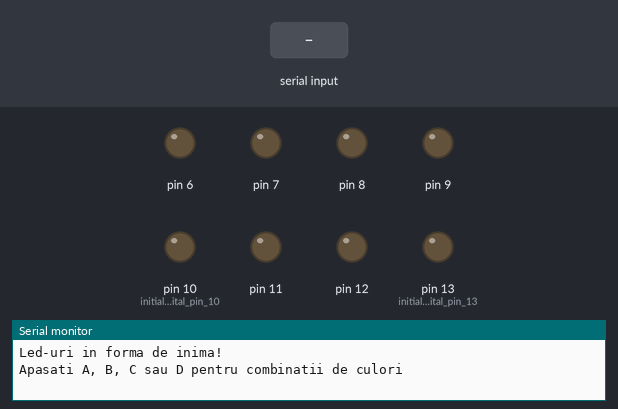
This sketch was run on a simulated Arduino Uno, built with avr-gcc and run on an emulated ATmega328P. Parts: output pins drawn as LEDs (lit = HIGH), the last lines printed to the serial monitor. The test bench sets the inputs (shaded band).

Above: at 1.2 s.
1.3 s: "B" received over Serial
At 1.38 s:
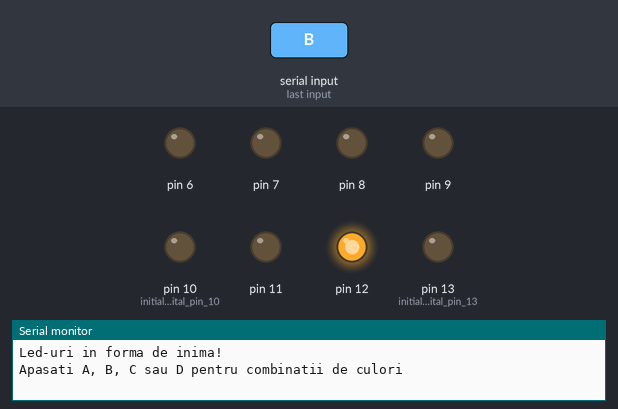
At 4.1 s:
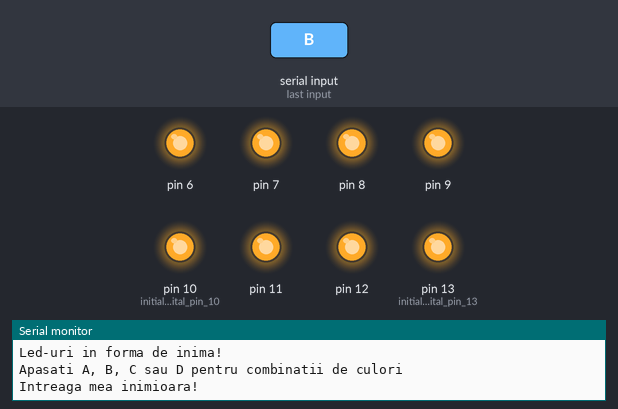
4.3 s: "A" received over Serial
At 5.91 s:
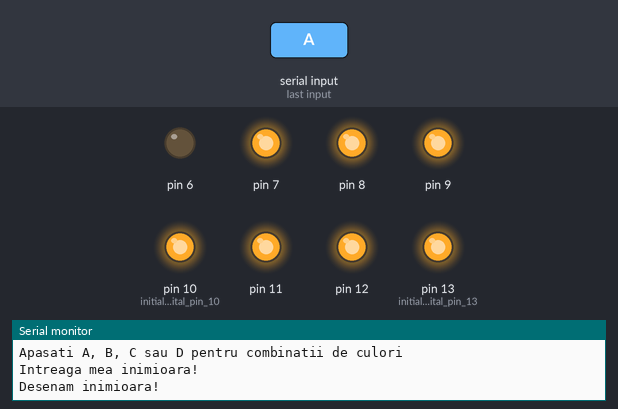
7.3 s: "C" received over Serial
Timing chart, 0 to 19.3 s (numbered marks = the images above; inputs shaded):
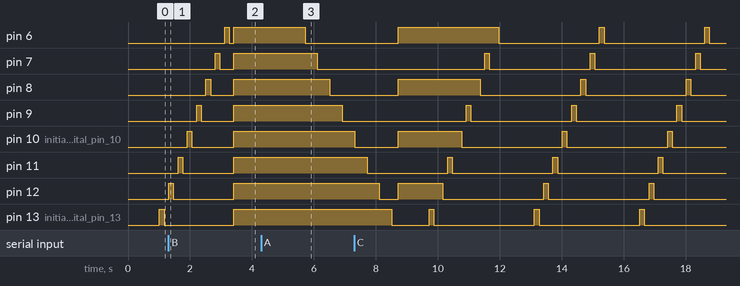

The sketch:

uno_h34rt_l3ds.ino
```cpp
/*
   GONNA MAKE HISTORY!
  Heart-shaped leds
  lvl: intermediate
  8 LEDS
  HAVE TO BRING IN RED LEDS DONE~
  Florea Bogdan
  Nothing new to add for now
  Versiunea 1.0

  Tired to work anymore 2:55 AM 17.08.2016
  16.08.2016
*/


void StandBy()
{
        int count = 0;
        while(count % 3 == 0) {
        for (int i = 13; i > 5; i--)
      {

        digitalWrite(i, HIGH);
        delay(150);
        digitalWrite(i, LOW);
        delay(150);
      }
        count++;
        }

}
void metodaX()
{
  for (int i = 6; i <= 10; i++) {
      digitalWrite(i, HIGH);
      delay(500);
      digitalWrite(i, LOW);
      delay(500);
      digitalWrite(i+1, HIGH);
      delay(500);
      digitalWrite(i+1, LOW);
      delay(500);
      digitalWrite(i+2, HIGH);
      delay(210);
    }


}

void setup() {
  Serial.begin(9600);
  Serial.println("Led-uri in forma de inima!");
  Serial.println("Apasati A, B, C sau D pentru combinatii de culori");
  pinMode(13, OUTPUT);// initialize digital pin 13 as an output.
  pinMode(12, OUTPUT);
  pinMode(11, OUTPUT);
  pinMode(10, OUTPUT);// initialize digital pin 10
  pinMode(9, OUTPUT);
  pinMode(8, OUTPUT);
  pinMode(7, OUTPUT);
  pinMode(6, OUTPUT);

}

void loop() {
  int count = 0;
  char data = Serial.read();
  switch (data)
  {
    case 'A':
      Serial.println("Desenam inimioara!");
      for (int i = 6; i <= 13; i++) {

        digitalWrite(i, HIGH);   // turn the LED on (HIGH is the voltage level)
        delay(200);              // wait for 200ms
        digitalWrite(i, LOW);    // turn
        delay(200);
      }
      break;
    case 'B':
      Serial.println("Intreaga mea inimioara!");
      digitalWrite(6, HIGH);
      digitalWrite(7, HIGH);
      digitalWrite(8, HIGH);
      digitalWrite(9, HIGH);
      digitalWrite(10, HIGH);
      digitalWrite(11, HIGH);
      digitalWrite(12, HIGH);
      digitalWrite(13, HIGH);
      delay(2100);
      break;
    case 'C':
      //pare pe breadboard
      Serial.println("Distractie cu pare!");
      for (int i = 6; i <= 13; i++)
      {
        if (i % 2 == 0)
          digitalWrite(i, HIGH);
        else
          digitalWrite(i, LOW);
      }
      break;

    case 'D':

      Serial.println("Distractie cu impare!");
      for (int i = 6; i <= 13; i++)
      {
        if (i % 2 == 0)
          digitalWrite(i, HIGH);
        else
          digitalWrite(i, LOW);
      }
      break;

    case 'X':

    Serial.println("X move");
    delay(500);
    metodaX();

    break;


    default:
      delay(1000);
      StandBy();

      break;
  }

}
```

Measured:
- after the input at 1.3 s, pin 13 (initialize_digital_pin_13): LOW → HIGH after 2.1 s
- after the input at 4.3 s, pin 6: HIGH → LOW after 1.4 s; pin 7: HIGH → LOW after 1.8 s; pin 8: HIGH → LOW after 2.2 s; pin 9: HIGH → LOW after 2.6 s; pin 11: stays HIGH (without the input it goes to LOW after 3.0 s)
